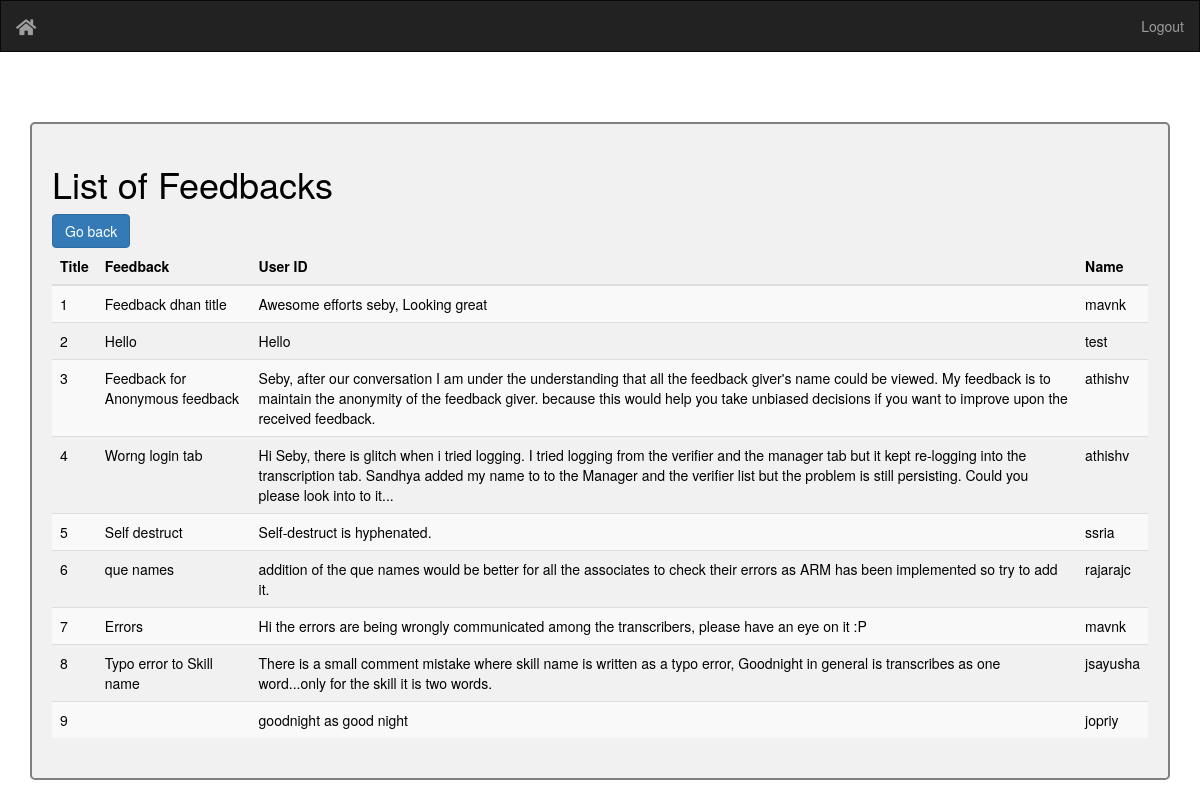
Page /feedbacks (signed in) on the committed database.
### app.py (models this page shows)
class Feedback(db.Model):
    id = db.Column(db.Integer, primary_key=True)
    title = db.Column(db.String(100))
    feedback = db.Column(db.String(500))
    userid = db.Column(db.String(100))
    date_added = db.Column(db.DateTime, default=datetime.datetime.now)

### app.py (the view)
@app.route('/feedbacks')
@login_required
def feedbacks():
    rows = db.engine.execute("SELECT * FROM feedback")
    return render_template("feedbacks.html", rows=rows)

### app.py (called while the page is built)
@login_manager.user_loader
def load_user(user_id):
    return User.query.get(int(user_id))

### templates/feedbacks.html (shortened to what this page needs)
<!DOCTYPE html>
<html>
  <head>
    <link href="https://cdnjs.cloudflare.com/ajax/libs/twitter-bootstrap/3.3.7/css/bootstrap.min.css" rel="stylesheet">
    <link rel="stylesheet" type="text/css" href="https://cdn.datatables.net/v/bs/dt-1.10.18/datatables.min.css"/>
    <link rel="stylesheet" href="https://use.fontawesome.com/releases/v5.3.1/css/all.css">
    <link rel="stylesheet" href="../static/css/verifier_view.css">
  </head>
  <body>
    <nav class="navbar navbar-inverse">
      <div class="container-fluid">
        <div class="navbar-header">
          <a class="navbar-brand" href="{{ url_for('index') }}">
            <i class="fas fa-home"></i>
          </a>
        </div>
        <ul class="nav navbar-nav navbar-right">
          <li><a href="{{ url_for('logout') }}">Logout</a></li>
        </ul>
      </div>
    </nav>
    <div class="container">
      <div class="tableView">
        <h1>List of Feedbacks</h1>
        <a href="{{ url_for('manager') }}"><button type="button" name="button" class="btn btn-primary go_back">Go back</button></a>
        <table class="table table-hover table-striped" id="data_table">
          <thead>
            <tr>
              <th>Title</th>
              <th>Feedback</th>
              <th>User ID</th>
              <th>Name</th>
            </tr>
          </thead>
          <tbody>
            {% for row in rows %}
              <tr>
                <td>{{row[0]}}</td>
                <td>{{row[1]}}</td>
                <td>{{row[2]}}</td>
                <td>{{row[3]}}</td>
              </tr>
            {% endfor %}
          </tbody>
        </table>
      </div>
    </div>
  </body>
</html>

### static/css/verifier_view.css (style rules this page uses)
.tableView { border: 2px solid grey; border-radius: 5px; padding: 20px; margin-bottom: 30px; background-color: rgba(240,240,240,0.9); margin-top: 50px; color: black; }
.navbar { border-radius: 0; }
body { background: url("../img/liana-mikah-343240-unsplash.jpg") no-repeat fixed center; background-size: cover; }

### rows in the picture
Feedback: id "1", title "Feedback dhan title", feedback "Awesome efforts seby, Looking great", userid "mavnk"
Feedback: id "2", title "Hello", feedback "Hello", userid "test"
Feedback: id "3", title "Feedback for Anonymous feedback", feedback "Seby, after our conversation I am under the understanding that all the feedback giver's name could be viewed. My feedback is to maintain the anonymity of the feedback giver. because this would help you take unbiased decisions if you want to improve upon the received feedback.", userid "athishv"
Feedback: id "4", title "Worng login tab", feedback "Hi Seby, there is glitch when i tried logging. I tried logging from the verifier and the manager tab but it kept re-logging into the transcription tab. Sandhya added my name to to the Manager and the verifier list but the problem is still persisting. Could you please look into to it...", userid "athishv"
Feedback: id "5", title "Self destruct", feedback "Self-destruct is hyphenated.", userid "ssria"
Feedback: id "6", title "que names", feedback "addition of the que names would be better for all the associates to check their errors as ARM has been implemented so try to add it.", userid "rajarajc"
Feedback: id "7", title "Errors", feedback "Hi the errors are being wrongly communicated among the transcribers, please have an eye on it :P", userid "mavnk"
Feedback: id "8", title "Typo error to Skill name", feedback "There is a small comment mistake where skill name is written as a typo error, Goodnight in general is transcribes as one word...only for the skill it is two words.", userid "jsayusha"
Feedback: id "9", feedback "goodnight as good night", userid "jopriy"
